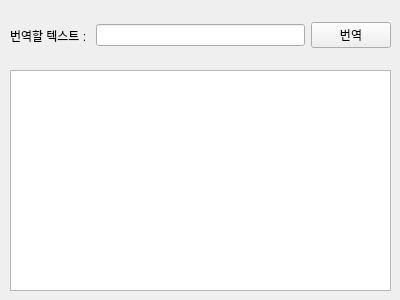
<?xml version="1.0" encoding="UTF-8"?>
<ui version="4.0">
 <class>Form</class>
 <widget class="QWidget" name="Form">
  <property name="geometry">
   <rect>
    <x>0</x>
    <y>0</y>
    <width>400</width>
    <height>300</height>
   </rect>
  </property>
  <property name="windowTitle">
   <string>Form</string>
  </property>
  <widget class="QWidget" name="horizontalLayoutWidget">
   <property name="geometry">
    <rect>
     <x>10</x>
     <y>10</y>
     <width>381</width>
     <height>51</height>
    </rect>
   </property>
   <layout class="QHBoxLayout" name="horizontalLayout">
    <item>
     <widget class="QLabel" name="label">
      <property name="text">
       <string>번역할 텍스트 : </string>
      </property>
     </widget>
    </item>
    <item>
     <widget class="QLineEdit" name="txtBaseText"/>
    </item>
    <item>
     <widget class="QPushButton" name="btnTrans">
      <property name="text">
       <string>번역</string>
      </property>
     </widget>
    </item>
   </layout>
  </widget>
  <widget class="QTextBrowser" name="txbResult">
   <property name="geometry">
    <rect>
     <x>10</x>
     <y>70</y>
     <width>381</width>
     <height>221</height>
    </rect>
   </property>
  </widget>
 </widget>
 <resources/>
 <connections/>
</ui>
